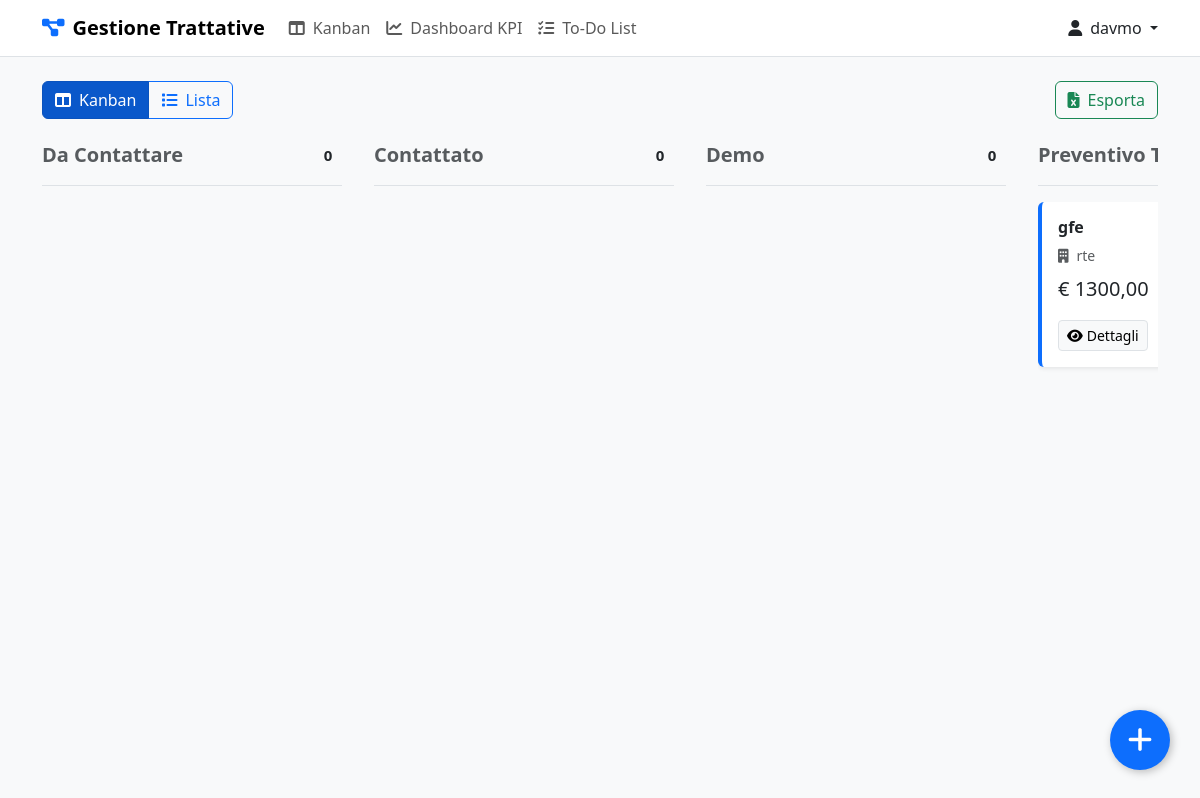
/kanban/ (signed in), run on an earlier commit of the app's database.
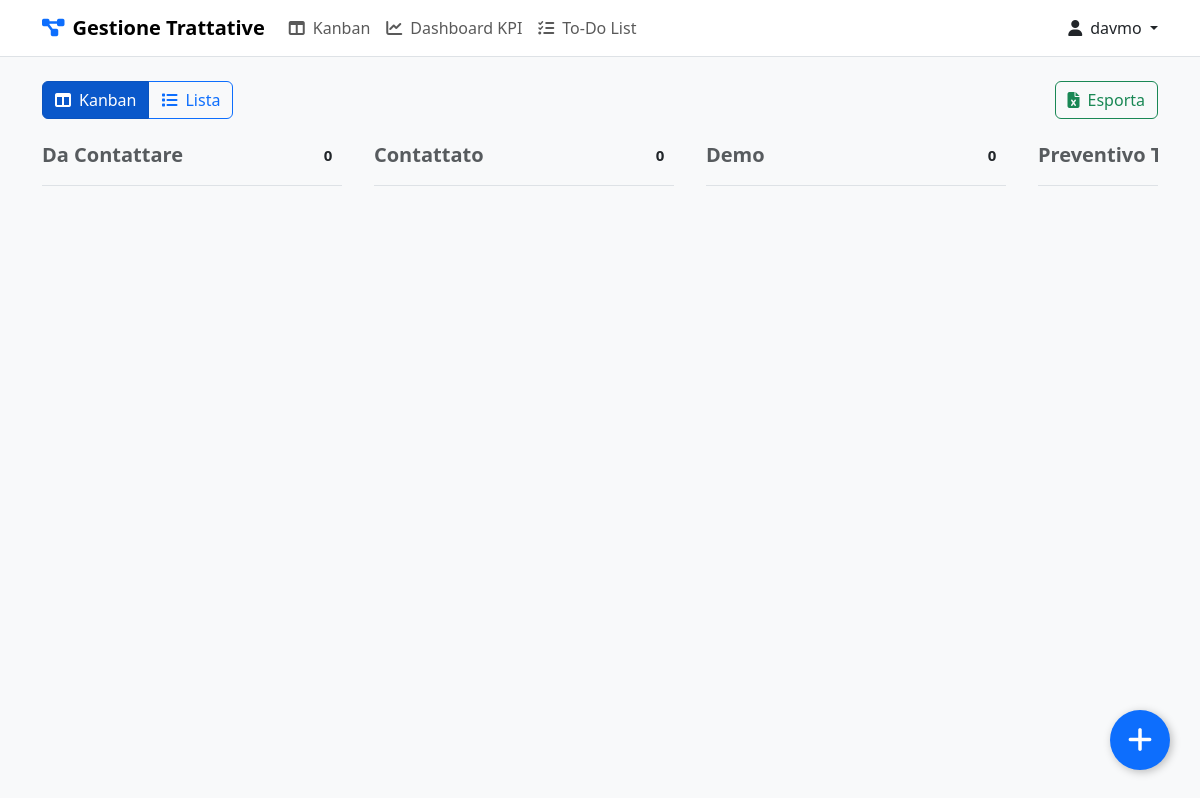
And on a later commit of the database.
### trattative/models.py (models this page shows, shortened)
class Trattativa(models.Model):
    STATO_CHOICES = [
        ('Da Contattare', 'Da Contattare'),
        ('Contattato', 'Contattato'),
        ('Demo', 'Demo'),
        ('Preventivo Tecnico', 'Preventivo Tecnico'),
        ('Preventivo Commerciale', 'Preventivo Commerciale'),
        ('Vinta', 'Vinta'),
        ('Persa', 'Persa'),
    ]
    titolo = models.CharField(max_length=200)
    cliente = models.CharField(max_length=100)
    valore = models.DecimalField(max_digits=10, decimal_places=2, help_text="Valore stimato della trattativa")
    stato = models.CharField(max_length=30, choices=STATO_CHOICES, default='Da Contattare')
    responsabile = models.ForeignKey(User, on_delete=models.PROTECT, related_name='trattative')
    data_creazione = models.DateTimeField(auto_now_add=True)
    ultima_modifica = models.DateTimeField(auto_now=True)
    note = models.TextField(blank=True, null=True)
    collaboratori = models.ManyToManyField(User, related_name='trattative_collabora', blank=True)
    class Meta:
        ordering = ['-ultima_modifica']

### trattative/views.py (the view)
# urls.py: path('kanban/', views.kanban_board, name='kanban_board'),
@login_required
def kanban_board(request):
    trattative = Trattativa.objects.all()
    kanban_data = {
        stato[0]: trattative.filter(stato=stato[0])
        for stato in Trattativa.STATO_CHOICES
    }
    context = {'kanban_data': kanban_data}
    return render(request, 'trattative/kanban_board.html', context)

### trattative/templates/trattative/kanban_board.html (shortened to what this page needs)
{% extends "trattative/base.html" %}
{% block content %}
<div class="d-flex justify-content-between align-items-center mb-4">
  <div class="btn-group" role="group">
    <a href="{% url 'kanban_board' %}" class="btn {% if request.resolver_match.url_name == 'kanban_board' %}btn-primary active{% else %}btn-outline-primary{% endif %}">
      <i class="fas fa-columns me-2"></i>Kanban
    </a>
    <a href="{% url 'trattativa_list' %}" class="btn {% if request.resolver_match.url_name == 'trattativa_list' %}btn-primary active{% else %}btn-outline-primary{% endif %}">
      <i class="fas fa-list me-2"></i>Lista
    </a>
  </div>
  <a href="{% url 'esporta_excel' %}" class="btn btn-outline-success">
    <i class="fas fa-file-excel me-2"></i>Esporta
  </a>
</div>
<div class="kanban-container">
  {% for stato, trattative_list in kanban_data.items %}
    <div class="kanban-column" data-stato="{{ stato }}">
      <div class="pb-2 mb-3 border-bottom">
        <h5 class="text-muted fw-bold d-flex justify-content-between">
          <span>{{ stato }}</span>
          <span class="badge bg-light text-dark rounded-pill">{{ trattative_list.count }}</span>
        </h5>
      </div>
      <div class="kanban-cards-container">
        {% for trattativa in trattative_list %}
          <div class="card shadow-sm mb-3 border-0 border-start border-4
              {% if trattativa.stato == 'Vinta' %}
                  border-success
              {% elif trattativa.stato == 'Persa' %}
                  border-danger
              {% else %}
                  border-primary
              {% endif %}
          " data-id="{{ trattativa.pk }}">
            <div class="card-body">
              <h6 class="fw-bold">{{ trattativa.titolo }}</h6>
              <p class="small text-muted mb-2"><i class="fas fa-building me-2"></i>{{ trattativa.cliente }}</p>
              <p class="fs-5 text-dark mt-2 mb-3">€ {{ trattativa.valore|floatformat:2 }}</p>
              <a href="{% url 'trattativa_detail' trattativa.pk %}" class="btn btn-sm btn-light border">
                <i class="fas fa-eye me-1"></i>Dettagli
              </a>
            </div>
          </div>
        {% endfor %}
      </div>
    </div>
  {% endfor %}
</div>
{% endblock %}

What changed in the data, as far as the page shows it:
no longer on this page (row edited): Trattativa: titolo "gfe", cliente "rte", valore "1300,00"
